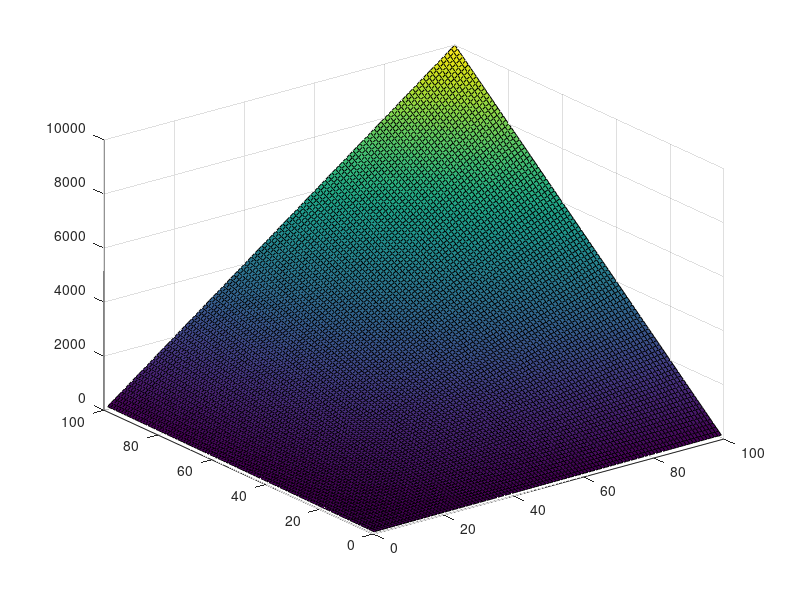

This figure's MATLAB source:
%% 4D Data Fitting Experiments!
% Idea here is to mess around with 4D data fits
x= 1:100;
y = 1:100;
for n=1:100
   for m=1:100
       Z(n,m) = x(n)*y(m);
   end
end
[X,Y] = meshgrid(x,y);
surf(x,y,Z)